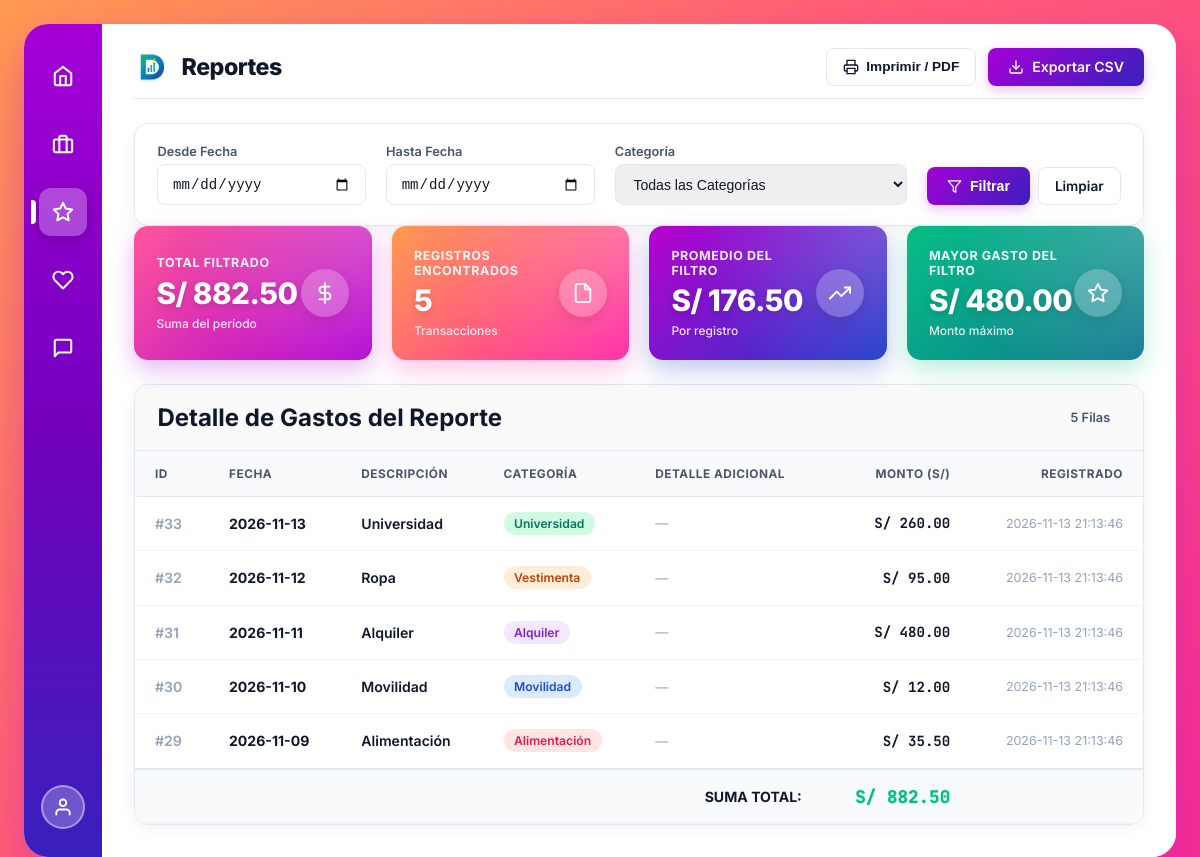
The app's page /reportes (signed in), older data.
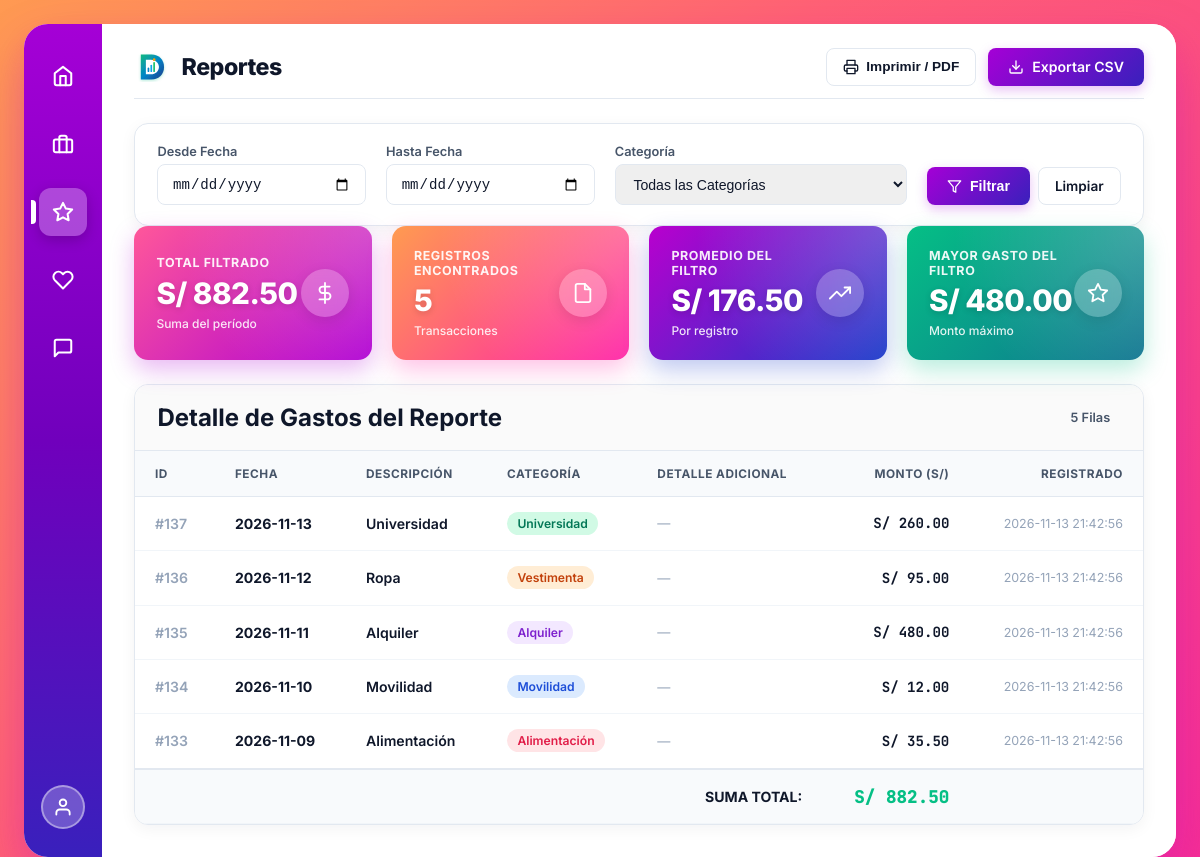
The same page, newer data.
### tables this page shows
CREATE TABLE gastos (
            id INTEGER PRIMARY KEY AUTOINCREMENT,
            fecha TEXT NOT NULL,
            descripcion TEXT NOT NULL,
            monto REAL NOT NULL,
            categoria TEXT DEFAULT 'General',
            created_at TIMESTAMP DEFAULT CURRENT_TIMESTAMP
        , detalle_otro TEXT);

### app.py (the view)
@app.route('/reportes')
@login_required
def reportes():
    fecha_inicio = request.args.get('fecha_inicio', '').strip()
    fecha_fin = request.args.get('fecha_fin', '').strip()
    categoria = request.args.get('categoria', '').strip()
    query = 'SELECT id, fecha, descripcion, categoria, detalle_otro, monto, created_at FROM gastos WHERE 1=1'
    params = []
    if fecha_inicio:
        query += ' AND fecha >= ?'
        params.append(fecha_inicio)
    if fecha_fin:
        query += ' AND fecha <= ?'
        params.append(fecha_fin)
    if categoria and categoria in CATEGORIAS_VALIDAS:
        query += ' AND categoria = ?'
        params.append(categoria)
    query += ' ORDER BY fecha DESC, id DESC'
    conn = get_db_connection()
    gastos = conn.execute(query, params).fetchall()
    conn.close()
    total_filtrado = sum(row['monto'] for row in gastos)
    cantidad_filtrada = len(gastos)
    promedio_filtrado = total_filtrado / cantidad_filtrada if cantidad_filtrada > 0 else 0
    maximo_filtrado = max((row['monto'] for row in gastos), default=0)
    return render_template(
        'reportes.html',
        gastos=gastos,
        categorias_disponibles=CATEGORIAS_VALIDAS,
        fecha_inicio=fecha_inicio,
        fecha_fin=fecha_fin,
        categoria_sel=categoria,
        total_filtrado=total_filtrado,
        cantidad_filtrada=cantidad_filtrada,
        promedio_filtrado=promedio_filtrado,
        maximo_filtrado=maximo_filtrado
    )

### app.py (called while the page is built)
@app.before_request
def csrf_protect():
    if app.config.get("TESTING") and not app.config.get("WTF_CSRF_ENABLED", True):
        return
    if request.method in ("POST", "PUT", "DELETE"):
        token = request.form.get("csrf_token") or request.headers.get("X-CSRFToken")
        expected = session.get("_csrf_token")
        if not expected or token != expected:
            abort(403)

def login_required(f):
    @wraps(f)
    def decorated_function(*args, **kwargs):
        if request.args.get("demo") == "1":
            session["user"] = "admin"
        if not session.get("user"):
            flash("Por favor inicia sesión para acceder al sistema.", "warning")
            return redirect(url_for("login"))
        return f(*args, **kwargs)
    return decorated_function

### database.py (called while the page is built)
def get_db_connection():
    conn = sqlite3.connect(DB_NAME)
    conn.row_factory = sqlite3.Row
    return conn

### templates/reportes.html (shortened to what the changed rows need)
{% extends "base.html" %}
{% block page_title %}Reportes{% endblock %}
{% block content %}
<section class="kpis-grid">
  <div class="kpi-card kpi-orange">
    <div class="kpi-info">
      <span class="kpi-title">Mayor Gasto del Filtro</span>
      <span class="kpi-value">S/ {{ "%.2f"|format(maximo_filtrado) }}</span>
      <span class="kpi-note">Monto máximo</span>
    </div>
  </div>
</section>
<div class="table-card">
  <div class="table-toolbar">
    <h2 class="card-title" style="margin: 0;">Detalle de Gastos del Reporte</h2>
  </div>
  <div class="table-responsive">
    <table class="custom-table">
      <thead>
        <tr>
          <th>ID</th>
          <th>Fecha</th>
          <th>Descripción</th>
          <th>Categoría</th>
          <th>Detalle Adicional</th>
          <th style="text-align: right;">Monto (S/)</th>
          <th style="text-align: right;">Registrado</th>
        </tr>
      </thead>
      <tbody>
        {% for g in gastos %}
        <tr>
          <td style="color: var(--text-muted); font-weight: 600;">#{{ g['id'] }}</td>
          <td><strong>{{ g['fecha'] }}</strong></td>
          <td style="font-weight: 600; color: var(--text-main);">{{ g['descripcion'] }}</td>
          <td>
            <span class="badge-cat badge-{{ g['categoria']|replace(' ', '') }}">
              {{ g['categoria'] }}
            </span>
          </td>
          <td style="color: var(--text-secondary); font-size: 0.82rem;">
            {% if g['categoria'] == 'Otros' and g['detalle_otro'] %}
              <em>{{ g['detalle_otro'] }}</em>
            {% else %}
              <span style="color: var(--text-muted);">&mdash;</span>
            {% endif %}
          </td>
          <td style="text-align: right;" class="monto-soles">
            S/ {{ "%.2f"|format(g['monto']) }}
          </td>
          <td style="text-align: right; font-size: 0.78rem; color: var(--text-muted);">
            {{ g['created_at'] }}
          </td>
        </tr>
        {% else %}
        <tr>
          <td colspan="7" style="text-align: center; padding: 3rem; color: var(--text-muted);">
            No se encontraron gastos que coincidan con los criterios seleccionados.
          </td>
        </tr>
        {% endfor %}
      </tbody>
    </table>
  </div>
</div>
{% endblock %}

Row changes from the older to the newer data that the page shows:
removed gastos: monto "480.00", id "31", fecha "2026-11-11", descripcion "Alquiler", categoria "Alquiler", created_at "2026-11-13 21:13:46"
removed gastos: id "33", fecha "2026-11-13", descripcion "Universidad", categoria "Universidad", monto "260.00", created_at "2026-11-13 21:13:46"
removed gastos: id "32", fecha "2026-11-12", descripcion "Ropa", categoria "Vestimenta", monto "95.00", created_at "2026-11-13 21:13:46"
removed gastos: id "30", fecha "2026-11-10", descripcion "Movilidad", categoria "Movilidad", monto "12.00", created_at "2026-11-13 21:13:46"
removed gastos: id "29", fecha "2026-11-09", descripcion "Alimentación", categoria "Alimentación", monto "35.50", created_at "2026-11-13 21:13:46"
added gastos: monto "480.00", id "135", fecha "2026-11-11", descripcion "Alquiler", categoria "Alquiler", created_at "2026-11-13 21:42:56"
added gastos: id "137", fecha "2026-11-13", descripcion "Universidad", categoria "Universidad", monto "260.00", created_at "2026-11-13 21:42:56"
added gastos: id "136", fecha "2026-11-12", descripcion "Ropa", categoria "Vestimenta", monto "95.00", created_at "2026-11-13 21:42:56"
added gastos: id "134", fecha "2026-11-10", descripcion "Movilidad", categoria "Movilidad", monto "12.00", created_at "2026-11-13 21:42:56"
added gastos: id "133", fecha "2026-11-09", descripcion "Alimentación", categoria "Alimentación", monto "35.50", created_at "2026-11-13 21:42:56"
